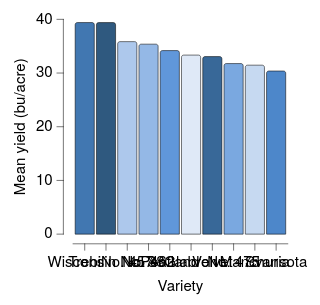

Vega-Lite specification stored for this chart:
### Vega-Lite specification from a JSON file in a GitHub repository (floating-point values rounded to 4 significant figures)
{"background": null, "config": {"arc": {"fill": "#DBDBDB", "fillOpacity": 1.0, "innerRadius": 25.0, "padAngle": 0.03, "stroke": "black", "strokeOpacity": 1, "strokeWidth": 0.25, "cornerRadius": 1.0}, "area": {"fill": "#DBDBDB", "fillOpacity": 1.0, "stroke": "black", "strokeOpacity": 1, "strokeWidth": 0.25}, "axis": {"domain": true, "domainCap": "round", "domainColor": "black", "domainWidth": 0.25, "grid": false, "gridCap": "round", "gridColor": "#F1F1F1", "gridDash": [0, 0], "gridOpacity": 1.0, "gridWidth": 0.25, "labelColor": "black", "labelFont": "HelveticaNeue", "labelFontSize": 7, "labelFontStyle": "normal", "labelFontWeight": 400, "offset": 4.5, "ticks": true, "tickCap": "round", "tickColor": "black", "tickRound": false, "tickSize": 3, "tickWidth": 0.25, "titleColor": "black", "titleFont": "HelveticaNeue", "titleFontSize": 7, "titleFontStyle": "normal", "titleFontWeight": 400}, "axisX": {"domain": true, "labelAlign": "center", "labelAngle": 0, "labels": true, "ticks": true, "translate": 0}, "axisY": {"domain": true, "labelAlign": "right", "labelAngle": 0, "labels": true, "ticks": true, "translate": 0}, "axisRight": {"domain": true, "labelAlign": "left", "labelAngle": 0, "labels": true, "ticks": true, "translate": 0}, "axisTop": {"domain": true, "labelAlign": "center", "labelAngle": 0, "labels": true, "ticks": true, "translate": 0}, "axisBand": {"tickOffset": 0}, "bar": {"fill": "#DBDBDB", "fillOpacity": 1.0, "stroke": "black", "strokeOpacity": 1, "strokeWidth": 0.25, "cornerRadiusEnd": 1.0}, "boxplot": {"size": 9.0, "ticks": {"cornerRadius": 0.25, "fill": "black", "size": 4.5, "thickness": 0.25}, "box": {"fillOpacity": 1.0, "stroke": "black", "strokeOpacity": 1, "strokeWidth": 0.25, "cornerRadius": 1.0}, "median": {"fill": "black", "fillOpacity": 1.0, "size": 9.0, "thickness": 0.25}, "rule": {"fill": "black", "fillOpacity": 1.0, "size": 10.0, "stroke": "black", "strokeDash": [0, 0], "strokeOpacity": 1, "strokeWidth": 0.25}, "outliers": {"color": "black", "fill": "black", "fillOpacity": 1.0, "size": 0, "stroke": "black", "strokeOpacity": 1, "strokeWidth": 0.25}}, "circle": {"fill": "black", "fillOpacity": 1.0, "size": 0.5, "stroke": null, "strokeOpacity": 1, "strokeWidth": 0.25}, "errorband": {"band": {"fillOpacity": 0.6, "stroke": null, "strokeWidth": 0.25, "strokeOpacity": 1}, "borders": {"opacity": 0, "strokeOpacity": 0.25, "strokeWidth": 1}}, "errorbar": {"opacity": 1, "rule": {"strokeDash": [0, 0], "strokeWidth": 0.5}, "ticks": {"color": "black", "cornerRadius": 0.25, "opacity": 1, "size": 6.0, "thickness": 0.5}, "thickness": 0.5}, "font": "HelveticaNeue", "geoshape": {"fill": "#DBDBDB", "fillOpacity": 1.0, "stroke": "black", "strokeOpacity": 1, "strokeWidth": 0.25}, "header": {"labelColor": "black", "labelFont": "HelveticaNeue", "labelFontSize": 7, "labelFontStyle": "normal", "labelFontWeight": 400, "titleColor": "black", "titleFont": "HelveticaNeue", "titleFontSize": 7, "titleFontStyle": "normal", "titleFontWeight": 400, "titlePadding": 0}, "legend": {"disable": false, "offset": 4.5, "gradientLength": 50.0, "gradientThickness": 5.0, "gradientOpacity": 1.0, "gradientStrokeColor": "black", "gradientStrokeWidth": 0.25, "labelColor": "black", "labelFont": "HelveticaNeue", "labelFontSize": 7, "labelFontStyle": "normal", "labelFontWeight": 400, "strokeColor": "black", "strokeWidth": 0, "symbolSize": 42, "symbolStrokeColor": "black", "symbolStrokeWidth": 0.25, "titleColor": "black", "titleFont": "HelveticaNeue", "titleFontSize": 7, "titleFontStyle": "normal", "titleFontWeight": 400}, "line": {"color": "black", "stroke": "black", "strokeCap": "round", "strokeDash": [0, 0], "strokeOpacity": 1, "strokeWidth": 0.375}, "point": {"filled": true, "fill": "#DBDBDB", "fillOpacity": 1.0, "size": 5.0, "stroke": "black", "strokeOpacity": 1, "strokeWidth": 0.25}, "range": {"category": ["#DFE9F7", "#C6D9F1", "#ADC8EC", "#94B8E6", "#7AA8E0", "#6097DA", "#4D87CA", "#4177B1", "#386898", "#2F597F", "#264A69", "#1D3A58"], "diverging": {"scheme": ["#DFE9F7", "#C6D9F1", "#ADC8EC", "#94B8E6", "#7AA8E0", "#6097DA", "#4D87CA", "#4177B1", "#386898", "#2F597F", "#264A69", "#1D3A58"]}, "heatmap": {"scheme": ["#DFE9F7", "#C6D9F1", "#ADC8EC", "#94B8E6", "#7AA8E0", "#6097DA", "#4D87CA", "#4177B1", "#386898", "#2F597F", "#264A69", "#1D3A58"]}, "ordinal": {"scheme": ["#DFE9F7", "#C6D9F1", "#ADC8EC", "#94B8E6", "#7AA8E0", "#6097DA", "#4D87CA", "#4177B1", "#386898", "#2F597F", "#264A69", "#1D3A58"]}, "ramp": {"scheme": ["#DFE9F7", "#C6D9F1", "#ADC8EC", "#94B8E6", "#7AA8E0", "#6097DA", "#4D87CA", "#4177B1", "#386898", "#2F597F", "#264A69", "#1D3A58"]}}, "rule": {"color": "black", "stroke": "black", "strokeCap": "round", "strokeDash": [2, 2], "strokeOpacity": 1, "strokeWidth": 0.25}, "scale": {"bandPaddingInner": 0.1, "bandPaddingOuter": 0.1, "round": false}, "rect": {"fill": "#DBDBDB", "fillOpacity": 1.0, "stroke": "black", "strokeOpacity": 1, "strokeWidth": 0.25, "cornerRadius": 1.0}, "square": {"fill": "#DBDBDB", "fillOpacity": 1.0, "size": 10.0, "stroke": "black", "strokeOpacity": 1, "strokeWidth": 0.25}, "text": {"color": "black", "font": "HelveticaNeue", "fontSize": 7, "fontStyle": "normal", "fontWeight": 400}, "title": {"anchor": "middle", "frame": "group", "color": "black", "font": "HelveticaNeue", "fontSize": 7, "fontStyle": "normal", "fontWeight": 400, "subtitleColor": "black", "subtitleFont": "HelveticaNeue", "subtitleFontSize": "HelveticaNeue", "subtitleFontStyle": "normal", "subtitleFontWeight": 400}, "view": {"continuousWidth": 100, "continuousHeight": 100, "discreteWidth": 100, "discreteHeight": 100, "fill": null, "stroke": null, "strokeWidth": 0.25}}, "data": {"name": "data-9cc0564cb5591205eeeca8d2429dd11b"}, "mark": {"type": "bar"}, "encoding": {"color": {"field": "variety", "legend": null, "type": "nominal"}, "x": {"field": "variety", "sort": "-y", "title": "Variety", "type": "nominal"}, "y": {"aggregate": "mean", "field": "yield", "title": "Mean yield (bu/acre)", "type": "quantitative"}}, "$schema": "https://vega.github.io/schema/vega-lite/v6.4.1.json", "datasets": {"data-9cc0564cb5591205eeeca8d2429dd11b": [{"yield": 27.0, "variety": "Manchuria", "year": 1931, "site": "University Farm"}, {"yield": 48.87, "variety": "Manchuria", "year": 1931, "site": "Waseca"}, {"yield": 27.43, "variety": "Manchuria", "year": 1931, "site": "Morris"}, {"yield": 39.93, "variety": "Manchuria", "year": 1931, "site": "Crookston"}, {"yield": 32.97, "variety": "Manchuria", "year": 1931, "site": "Grand Rapids"}, {"yield": 28.97, "variety": "Manchuria", "year": 1931, "site": "Duluth"}, {"yield": 43.07, "variety": "Glabron", "year": 1931, "site": "University Farm"}, {"yield": 55.2, "variety": "Glabron", "year": 1931, "site": "Waseca"}, {"yield": 28.77, "variety": "Glabron", "year": 1931, "site": "Morris"}, {"yield": 38.13, "variety": "Glabron", "year": 1931, "site": "Crookston"}, {"yield": 29.13, "variety": "Glabron", "year": 1931, "site": "Grand Rapids"}, {"yield": 29.67, "variety": "Glabron", "year": 1931, "site": "Duluth"}, {"yield": 35.13, "variety": "Svansota", "year": 1931, "site": "University Farm"}, {"yield": 47.33, "variety": "Svansota", "year": 1931, "site": "Waseca"}, {"yield": 25.77, "variety": "Svansota", "year": 1931, "site": "Morris"}, {"yield": 40.47, "variety": "Svansota", "year": 1931, "site": "Crookston"}, {"yield": 29.67, "variety": "Svansota", "year": 1931, "site": "Grand Rapids"}, {"yield": 25.7, "variety": "Svansota", "year": 1931, "site": "Duluth"}, {"yield": 39.9, "variety": "Velvet", "year": 1931, "site": "University Farm"}, {"yield": 50.23, "variety": "Velvet", "year": 1931, "site": "Waseca"}, {"yield": 26.13, "variety": "Velvet", "year": 1931, "site": "Morris"}, {"yield": 41.33, "variety": "Velvet", "year": 1931, "site": "Crookston"}, {"yield": 23.03, "variety": "Velvet", "year": 1931, "site": "Grand Rapids"}, {"yield": 26.3, "variety": "Velvet", "year": 1931, "site": "Duluth"}, {"yield": 36.57, "variety": "Trebi", "year": 1931, "site": "University Farm"}, {"yield": 63.83, "variety": "Trebi", "year": 1931, "site": "Waseca"}, {"yield": 43.77, "variety": "Trebi", "year": 1931, "site": "Morris"}, {"yield": 46.93, "variety": "Trebi", "year": 1931, "site": "Crookston"}, {"yield": 29.77, "variety": "Trebi", "year": 1931, "site": "Grand Rapids"}, {"yield": 33.93, "variety": "Trebi", "year": 1931, "site": "Duluth"}, {"yield": 43.27, "variety": "No. 457", "year": 1931, "site": "University Farm"}, {"yield": 58.1, "variety": "No. 457", "year": 1931, "site": "Waseca"}, {"yield": 28.7, "variety": "No. 457", "year": 1931, "site": "Morris"}, {"yield": 45.67, "variety": "No. 457", "year": 1931, "site": "Crookston"}, {"yield": 32.17, "variety": "No. 457", "year": 1931, "site": "Grand Rapids"}, {"yield": 33.6, "variety": "No. 457", "year": 1931, "site": "Duluth"}, {"yield": 36.6, "variety": "No. 462", "year": 1931, "site": "University Farm"}, {"yield": 65.77, "variety": "No. 462", "year": 1931, "site": "Waseca"}, {"yield": 30.37, "variety": "No. 462", "year": 1931, "site": "Morris"}, {"yield": 48.57, "variety": "No. 462", "year": 1931, "site": "Crookston"}, {"yield": 24.93, "variety": "No. 462", "year": 1931, "site": "Grand Rapids"}, {"yield": 28.1, "variety": "No. 462", "year": 1931, "site": "Duluth"}, {"yield": 32.77, "variety": "Peatland", "year": 1931, "site": "University Farm"}, {"yield": 48.57, "variety": "Peatland", "year": 1931, "site": "Waseca"}, {"yield": 29.87, "variety": "Peatland", "year": 1931, "site": "Morris"}, {"yield": 41.6, "variety": "Peatland", "year": 1931, "site": "Crookston"}, {"yield": 34.7, "variety": "Peatland", "year": 1931, "site": "Grand Rapids"}, {"yield": 32.0, "variety": "Peatland", "year": 1931, "site": "Duluth"}, {"yield": 24.67, "variety": "No. 475", "year": 1931, "site": "University Farm"}, {"yield": 46.77, "variety": "No. 475", "year": 1931, "site": "Waseca"}, {"yield": 22.6, "variety": "No. 475", "year": 1931, "site": "Morris"}, {"yield": 44.1, "variety": "No. 475", "year": 1931, "site": "Crookston"}, {"yield": 19.7, "variety": "No. 475", "year": 1931, "site": "Grand Rapids"}, {"yield": 33.07, "variety": "No. 475", "year": 1931, "site": "Duluth"}, {"yield": 39.3, "variety": "Wisconsin No. 38", "year": 1931, "site": "University Farm"}, {"yield": 58.8, "variety": "Wisconsin No. 38", "year": 1931, "site": "Waseca"}, {"yield": 29.47, "variety": "Wisconsin No. 38", "year": 1931, "site": "Morris"}, {"yield": 49.87, "variety": "Wisconsin No. 38", "year": 1931, "site": "Crookston"}, {"yield": 34.47, "variety": "Wisconsin No. 38", "year": 1931, "site": "Grand Rapids"}, {"yield": 31.6, "variety": "Wisconsin No. 38", "year": 1931, "site": "Duluth"}, {"yield": 26.9, "variety": "Manchuria", "year": 1932, "site": "University Farm"}, {"yield": 33.47, "variety": "Manchuria", "year": 1932, "site": "Waseca"}, {"yield": 34.37, "variety": "Manchuria", "year": 1932, "site": "Morris"}, {"yield": 32.97, "variety": "Manchuria", "year": 1932, "site": "Crookston"}, {"yield": 22.13, "variety": "Manchuria", "year": 1932, "site": "Grand Rapids"}, {"yield": 22.57, "variety": "Manchuria", "year": 1932, "site": "Duluth"}, {"yield": 36.8, "variety": "Glabron", "year": 1932, "site": "University Farm"}, {"yield": 37.73, "variety": "Glabron", "year": 1932, "site": "Waseca"}, {"yield": 35.13, "variety": "Glabron", "year": 1932, "site": "Morris"}, {"yield": 26.17, "variety": "Glabron", "year": 1932, "site": "Crookston"}, {"yield": 14.43, "variety": "Glabron", "year": 1932, "site": "Grand Rapids"}, {"yield": 25.87, "variety": "Glabron", "year": 1932, "site": "Duluth"}, {"yield": 27.43, "variety": "Svansota", "year": 1932, "site": "University Farm"}, {"yield": 38.5, "variety": "Svansota", "year": 1932, "site": "Waseca"}, {"yield": 35.03, "variety": "Svansota", "year": 1932, "site": "Morris"}, {"yield": 20.63, "variety": "Svansota", "year": 1932, "site": "Crookston"}, {"yield": 16.63, "variety": "Svansota", "year": 1932, "site": "Grand Rapids"}, {"yield": 22.23, "variety": "Svansota", "year": 1932, "site": "Duluth"}, {"yield": 26.8, "variety": "Velvet", "year": 1932, "site": "University Farm"}, {"yield": 37.4, "variety": "Velvet", "year": 1932, "site": "Waseca"}, {"yield": 38.83, "variety": "Velvet", "year": 1932, "site": "Morris"}, {"yield": 32.07, "variety": "Velvet", "year": 1932, "site": "Crookston"}, {"yield": 32.23, "variety": "Velvet", "year": 1932, "site": "Grand Rapids"}, {"yield": 22.47, "variety": "Velvet", "year": 1932, "site": "Duluth"}, {"yield": 29.07, "variety": "Trebi", "year": 1932, "site": "University Farm"}, {"yield": 49.23, "variety": "Trebi", "year": 1932, "site": "Waseca"}, {"yield": 46.63, "variety": "Trebi", "year": 1932, "site": "Morris"}, {"yield": 41.83, "variety": "Trebi", "year": 1932, "site": "Crookston"}, {"yield": 20.63, "variety": "Trebi", "year": 1932, "site": "Grand Rapids"}, {"yield": 30.6, "variety": "Trebi", "year": 1932, "site": "Duluth"}, {"yield": 26.43, "variety": "No. 457", "year": 1932, "site": "University Farm"}, {"yield": 42.2, "variety": "No. 457", "year": 1932, "site": "Waseca"}, {"yield": 43.53, "variety": "No. 457", "year": 1932, "site": "Morris"}, {"yield": 34.33, "variety": "No. 457", "year": 1932, "site": "Crookston"}, {"yield": 19.47, "variety": "No. 457", "year": 1932, "site": "Grand Rapids"}, {"yield": 22.7, "variety": "No. 457", "year": 1932, "site": "Duluth"}, {"yield": 25.57, "variety": "No. 462", "year": 1932, "site": "University Farm"}, {"yield": 44.7, "variety": "No. 462", "year": 1932, "site": "Waseca"}, {"yield": 47.0, "variety": "No. 462", "year": 1932, "site": "Morris"}, {"yield": 30.53, "variety": "No. 462", "year": 1932, "site": "Crookston"}, {"yield": 19.9, "variety": "No. 462", "year": 1932, "site": "Grand Rapids"}, {"yield": 22.5, "variety": "No. 462", "year": 1932, "site": "Duluth"}, {"yield": 28.07, "variety": "Peatland", "year": 1932, "site": "University Farm"}, {"yield": 36.03, "variety": "Peatland", "year": 1932, "site": "Waseca"}, {"yield": 43.2, "variety": "Peatland", "year": 1932, "site": "Morris"}, {"yield": 25.23, "variety": "Peatland", "year": 1932, "site": "Crookston"}, {"yield": 26.77, "variety": "Peatland", "year": 1932, "site": "Grand Rapids"}, {"yield": 31.37, "variety": "Peatland", "year": 1932, "site": "Duluth"}, {"yield": 30.0, "variety": "No. 475", "year": 1932, "site": "University Farm"}, {"yield": 41.27, "variety": "No. 475", "year": 1932, "site": "Waseca"}, {"yield": 44.23, "variety": "No. 475", "year": 1932, "site": "Morris"}, {"yield": 32.13, "variety": "No. 475", "year": 1932, "site": "Crookston"}, {"yield": 15.23, "variety": "No. 475", "year": 1932, "site": "Grand Rapids"}, {"yield": 27.37, "variety": "No. 475", "year": 1932, "site": "Duluth"}, {"yield": 38.0, "variety": "Wisconsin No. 38", "year": 1932, "site": "University Farm"}, {"yield": 58.17, "variety": "Wisconsin No. 38", "year": 1932, "site": "Waseca"}, {"yield": 47.17, "variety": "Wisconsin No. 38", "year": 1932, "site": "Morris"}, {"yield": 35.9, "variety": "Wisconsin No. 38", "year": 1932, "site": "Crookston"}, {"yield": 20.67, "variety": "Wisconsin No. 38", "year": 1932, "site": "Grand Rapids"}, {"yield": 29.33, "variety": "Wisconsin No. 38", "year": 1932, "site": "Duluth"}]}}
